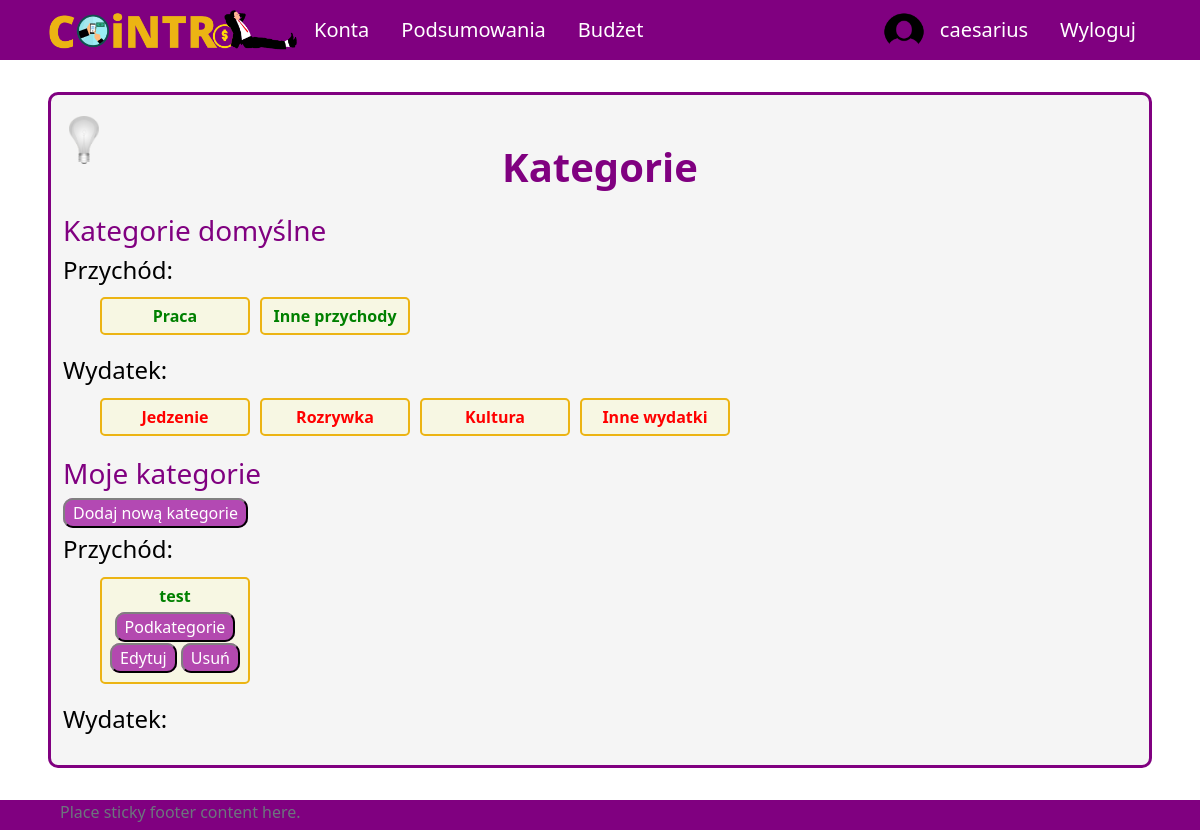
/profile/categories (signed in), run on an earlier commit of the app's database.
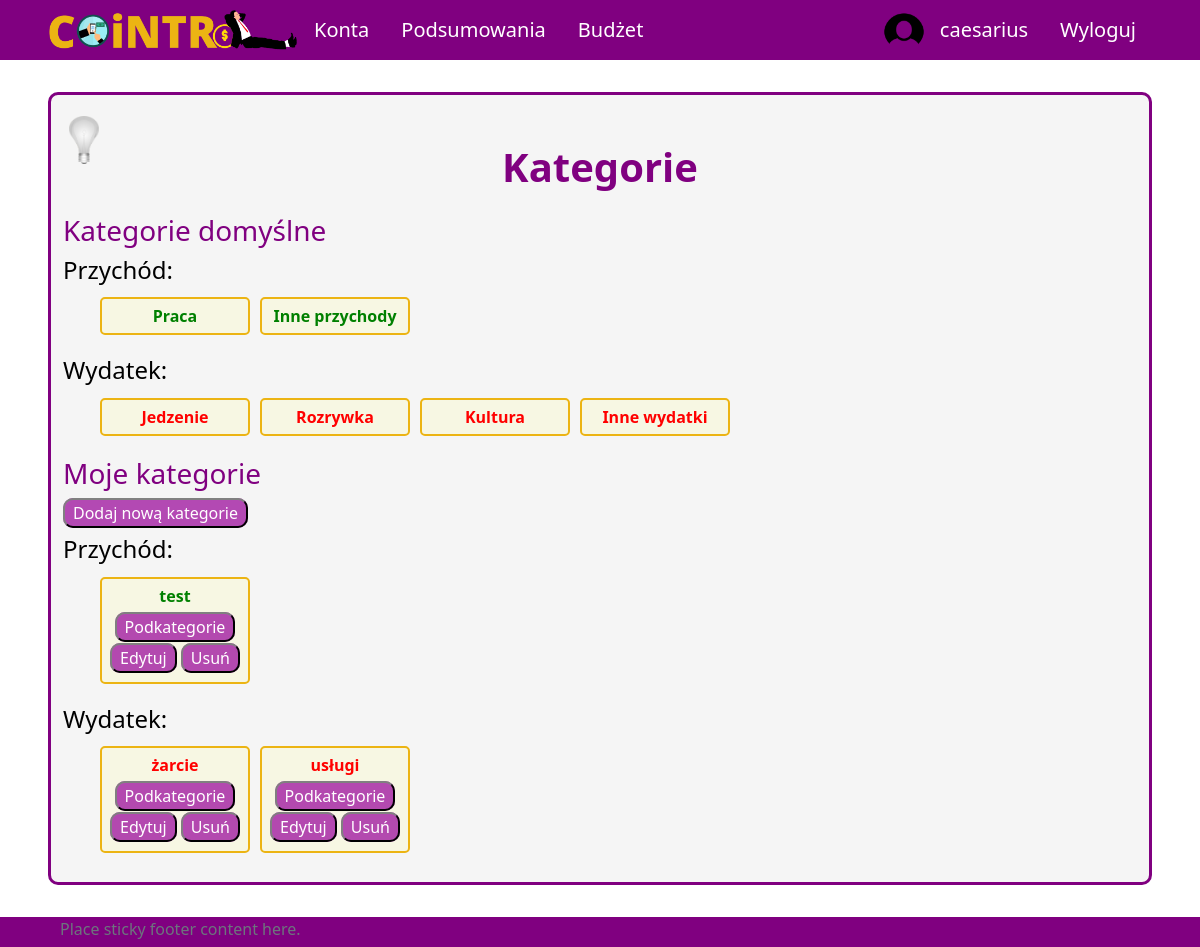
And on a later commit of the database.
### UsersApp/models.py (models this page shows, shortened)
class Category(models.Model):
    SCOPE_CHOICES = (
    ("INCOME", "income"),
    ("EXPENSE", "expense"),
    )
    name = models.CharField(max_length=255)
    owner = models.ForeignKey(Profile, null=True, blank=True, on_delete=models.CASCADE)
    scope = models.CharField(max_length=10, choices=SCOPE_CHOICES) #income / expense - do oddzielenia rodzaju transakcji
    id = models.UUIDField(default=uuid.uuid4, unique=True, primary_key=True, editable=False)

### UsersApp/views/category_views.py (the view)
# urls.py: path('profile/categories', views.showCategories, name='all-categories'),
@login_required(login_url='login')
def showCategories(request):
    defaultCategory = Category.objects.filter(owner__isnull=True)
    userCategory = Category.objects.filter(owner=request.user.profile)
    context = {'defaultCategory' : defaultCategory, 'userCategory' : userCategory}
    return render(request, 'application/categories/all-categories.html', context)

### templates/application/categories/all-categories.html
{% extends 'application/base.html' %}
{% block content %}
<div class="title">
    <h1>Kategorie</h1>
</div>
<div class="content">
    <div id="default-cat">
        <h3 class="purple">Kategorie domyślne</h3>
        <h4>Przychód:</h4>
        <ul id="cat-list">
            {% for dc in defaultCategory %}
                {% if dc.scope == "INCOME" %}
                    <li id="category">
                        <span class="bold income">{{dc.name}}</span></br>
                    </li>
                {% endif %}
            {% endfor %}
            </ul>
        <h4>Wydatek:</h4>
        <ul id="cat-list">
            {% for dc in defaultCategory %}
            {% if dc.scope == "EXPENSE" %}
                <li id="category">
                    <span class="bold expense">{{dc.name}}</span></br>
                </li>
            {% endif %}
        {% endfor %}
        </ul>
    </div>
    <div id="custom-cat">
        <h3 class="purple">Moje kategorie</h3>
        <p class="buttons"><a class="button" href="{% url 'create-category' %}">Dodaj nową kategorie</a></p>
        <h4>Przychód:</h4>
        <ul id="cat-list">
            {% for uc in userCategory %}
                {% if uc.scope == "INCOME" %}
                    <li id="category">
                        <span class="bold cat-income">{{uc.name}}</span>
                        <p class="buttons-close"><a class="button" href="{% url 'all-subcategories' uc.id %}">Podkategorie</a></p>
                        <p class="buttons-close">
                            <a class="button" href="{% url 'edit-category' uc.id %}">Edytuj</a>
                            <a class="button" href="{% url 'delete-category' uc.id %}" onclick=
                            "return confirm('Are you sure you want to delete {{uc.name}}?')">Usuń</a>
                        </p>
                    </li>
                {% endif %}
            {% endfor %}
        </ul>
        <h4>Wydatek:</h4>
        <ul id="cat-list">
            {% for uc in userCategory %}
                {% if uc.scope == "EXPENSE" %}
                    <li id="category">
                        <span class="bold cat-expense">{{uc.name}}</span>
                        <p class="buttons-close"><a class="button" href="{% url 'all-subcategories' uc.id %}">Podkategorie</a></p>
                        <p class="buttons-close">
                            <a class="button" href="{% url 'edit-category' uc.id %}">Edytuj</a>
                            <a class="button" href="{% url 'delete-category' uc.id %}" onclick=
                            "return confirm('Are you sure you want to delete {{uc.name}}?')">Usuń</a>
                        </p>
                    </li>
                {% endif %}
            {% endfor %}
        </ul>
    </div>
</div>
{% endblock %}

What changed in the data, as far as the page shows it:
added Category: name "żarcie", shown under "Wydatek:"
added Category: name "usługi", shown under "Wydatek:"
